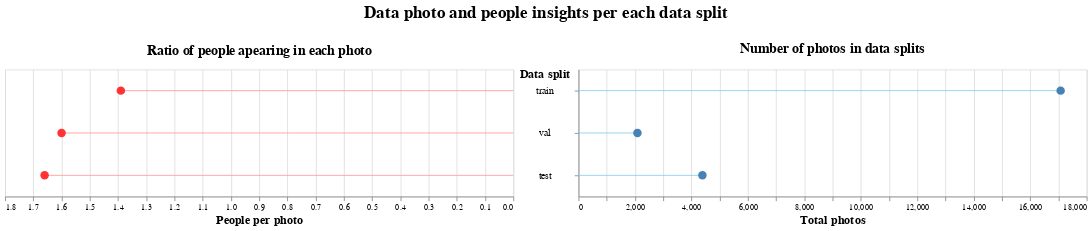

This figure's notebook cell:
### Markdown cell above
here we can

### Code cell
data = pd.DataFrame(insights_dataframe)

# Ratio people per photo ----------------------------
# Create dot plot
dot_chart = alt.Chart(data).mark_circle(size=100, color='#FF3333', opacity = 1.0).encode(
    x=alt.X('people_per_photo:Q',  scale=alt.Scale(reverse=True), axis = alt.Axis(title = 'People per photo', titleFontSize = 14,)),
    y=alt.Y('data_split:O', sort = desired_order).title('')
).properties(
    title = alt.TitleParams(text = 'Ratio of people apearing in each photo', anchor='middle', fontSize=16, dy=-10),
    width = 600,
    height = 150
)
# Add connecting lines (lollipop stems)
stem_chart = alt.Chart(data).mark_rule(color='#FF9999').encode(
    x=alt.X('people_per_photo:Q',  scale=alt.Scale(reverse = True)),
    y=alt.Y('data_split:O', sort = desired_order, axis = None)
)
# Combine the two charts
lollipop_people_per_photo = (stem_chart + dot_chart)

# Number of photos ----------------------------
# Create dot plot
dot_chart2 = alt.Chart(data).mark_circle(size=100, color='steelblue', opacity = 1.0).encode(
    x=alt.X('num_photos:Q', axis = alt.Axis(title = 'Total photos', titleFontSize = 14,)),
    y=alt.Y('data_split:O', sort = desired_order, 
            axis = alt.Axis(labelPadding = 35, labelAlign = alt.Align('center'), labelFontSize=12, 
                            title ='Data split',  titleBaseline="line-top", titleY = -3, titleX=-70, 
                            titleAngle = 0,  titleFontSize = 14, titleAlign= alt.Align('left')))
).properties(
    title = alt.TitleParams(text = 'Number of photos in data splits', anchor='middle', fontSize=16, dy=-10),
    width = 600,
    height = 150
)
# Add connecting lines (lollipop stems)
stem_chart2 = alt.Chart(data).mark_rule(color='#87CEEB', opacity = 1.0).encode(
    x=alt.X('num_photos:Q'),
    y=alt.Y('data_split:O', sort = desired_order)
)
# Combine the two charts
lollipop_number_photos = stem_chart2 + dot_chart2

# Concatenate the lollipop chart and bar chart horizontally
combined_chart = alt.hconcat(lollipop_people_per_photo, lollipop_number_photos).configure_concat(
    spacing=5
).properties(
    title=alt.TitleParams(text = "Data photo and people insights per each data split", anchor='middle', fontSize=20, dy=-20),
)
combined_chart

### Figure 1 — Vega-Lite specification as saved in the notebook (floating-point values rounded to 4 significant figures)
{"config": {"view": {"continuousWidth": 300, "continuousHeight": 300}, "concat": {"spacing": 5}}, "hconcat": [{"layer": [{"mark": {"type": "rule", "color": "#FF9999"}, "encoding": {"x": {"field": "people_per_photo", "scale": {"reverse": true}, "type": "quantitative"}, "y": {"axis": null, "field": "data_split", "sort": ["train", "val", "test"], "type": "ordinal"}}}, {"mark": {"type": "circle", "color": "#FF3333", "opacity": 1.0, "size": 100}, "encoding": {"x": {"axis": {"title": "People per photo", "titleFontSize": 14}, "field": "people_per_photo", "scale": {"reverse": true}, "type": "quantitative"}, "y": {"field": "data_split", "sort": ["train", "val", "test"], "title": "", "type": "ordinal"}}, "title": {"text": "Ratio of people apearing in each photo", "anchor": "middle", "dy": -10, "fontSize": 16}}], "height": 150, "width": 600}, {"layer": [{"mark": {"type": "rule", "color": "#87CEEB", "opacity": 1.0}, "encoding": {"x": {"field": "num_photos", "type": "quantitative"}, "y": {"field": "data_split", "sort": ["train", "val", "test"], "type": "ordinal"}}}, {"mark": {"type": "circle", "color": "steelblue", "opacity": 1.0, "size": 100}, "encoding": {"x": {"axis": {"title": "Total photos", "titleFontSize": 14}, "field": "num_photos", "type": "quantitative"}, "y": {"axis": {"labelAlign": "center", "labelFontSize": 12, "labelPadding": 35, "title": "Data split", "titleAlign": "left", "titleAngle": 0, "titleBaseline": "line-top", "titleFontSize": 14, "titleX": -70, "titleY": -3}, "field": "data_split", "sort": ["train", "val", "test"], "type": "ordinal"}}, "title": {"text": "Number of photos in data splits", "anchor": "middle", "dy": -10, "fontSize": 16}}], "height": 150, "width": 600}], "data": {"name": "data-bbe1e2bc56eba1723d504b4b58b4e43f"}, "title": {"text": "Data photo and people insights per each data split", "anchor": "middle", "dy": -20, "fontSize": 20}, "$schema": "https://vega.github.io/schema/vega-lite/v5.15.1.json", "datasets": {"data-bbe1e2bc56eba1723d504b4b58b4e43f": [{"data_split": "train", "people_per_photo": 1.39, "num_photos": 17077}, {"data_split": "val", "people_per_photo": 1.6, "num_photos": 2088}, {"data_split": "test", "people_per_photo": 1.66, "num_photos": 4389}]}}
